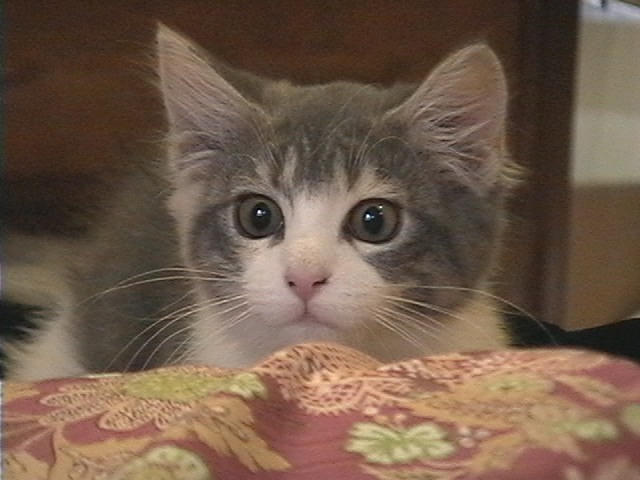
//> input picture image/sample.jpg, 640 x 480 px
$ ./sp9-halfToning   (built with g++ and OpenCV 4)
//> lines starting //> are read from the running program, lines starting //| are printed output that depends on the picture
// https://wikiwiki.jp/akamonzaka/cv/samples/half_toning を改造
#include <opencv2/opencv.hpp>
#include <iostream>

using namespace std;

bool capture(cv::Mat img, string fmt){
    static int i = 0;
    stringstream now;
    now << i;
    string fullname;
    if(i < 10)
	fullname = "capture-0" + now.str() + fmt;
    else
	fullname = "capture-" + now.str() + fmt;
    bool chk = cv::imwrite(fullname, img);
    i++;
    return chk;
}

cv::Mat floydSteinberg(cv::Mat_<unsigned char> a){
    cv::namedWindow("FloydSteinberg", cv::WINDOW_AUTOSIZE);
    cv::Mat_<unsigned char> result = a.clone();
    for(int y = 0; y < a.rows; y++){
	for(int x = 0; x < a.cols; x++){
	    int f = a(y, x);
	    int e;
	    if(f > 128){
		e = f-255;
		f = 255;
	    }else{
		e = f;
		f = 0;
	    }
	    result(y, x) = f;
	    if(x != a.cols-1)
		a(y, x+1) += (int)(7*e/16);
	    if((x != 0) && (y != a.rows-1))
		a(y+1, x-1) += (int)(3*e/16);
	    if(y != a.rows-1)
		a(y+1, x) += (int)(5*e/16);
	    if((x != a.cols-1) && (y != a.rows-1))
		a(y+1, x+1) += (int)(3*e/16);
	}
	cv::imshow("FloydSteinberg", result);
	cv::waitKey(20);
	if(!(y%(a.rows/3)))
	    capture(result, ".jpg");
    }
    cv::waitKey(0);
    return result;
}

int halfTonig()
{
	cv::Mat image = cv::imread("sample.jpg");	//画像の読み込み
//> image is the input picture: 480 rows x 640 cols, CV_8UC3; mean B, G, R 74.1, 90.8, 112.8

	if (image.empty())	//画像が正しく読み込めたのかを確認
	{
		cout << "画像ファイルを読み込めませんでした．" << endl;
		return -1;
	}

	cv::Mat gray;
	cv::cvtColor(image, gray, cv::COLOR_BGR2GRAY);
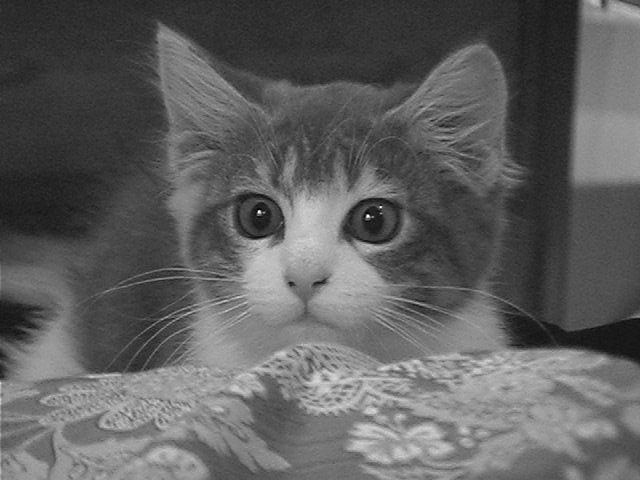
//> gray: 480 rows x 640 cols, CV_8UC1; min 0, max 254, mean 95.4

    try{
	CV_Assert(gray.data);
    }catch(cv::Exception e){
	return -1;
    }
    floydSteinberg(gray);
//> the loop in floydSteinberg, `for(int y = 0; y < a.rows; y++)` made 480 passes
//> fullname in capture on passes 1, 161, 321: "capture-00.jpg", "capture-01.jpg", "capture-02.jpg"
//> after the loop in floydSteinberg, `for(int y = 0; y < a.rows; y++)`:
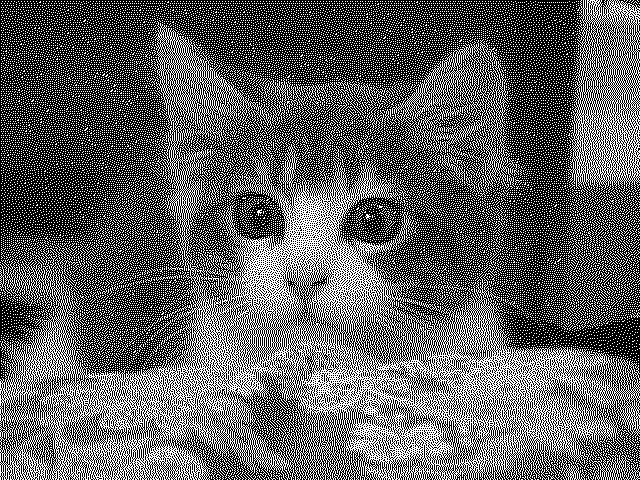
//> result: 480 rows x 640 cols, CV_8UC1; 38.2% white in thin lines or dots
//> after the loop in floydSteinberg, `for(int y = 0; y < a.rows; y++)`:
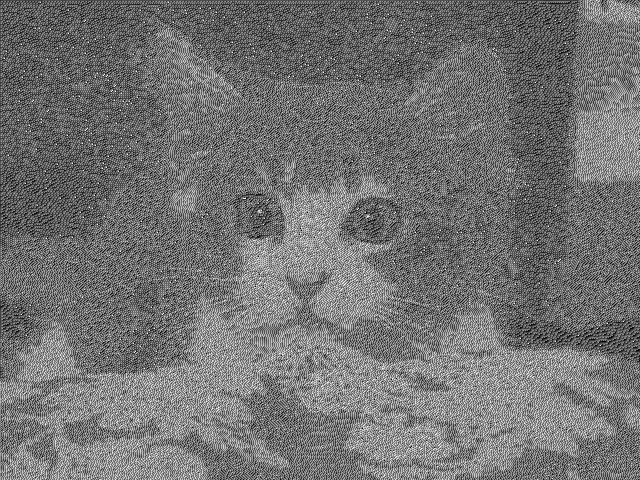
//> a: 480 rows x 640 cols, CV_8UC1; min 0, max 255, mean 114.7
    return 0;
}

int main(int argc, char** argv)
{
	halfTonig();
	return 0;
}

$ run again, with image/InICL1280.jpg copied over image/sample.jpg
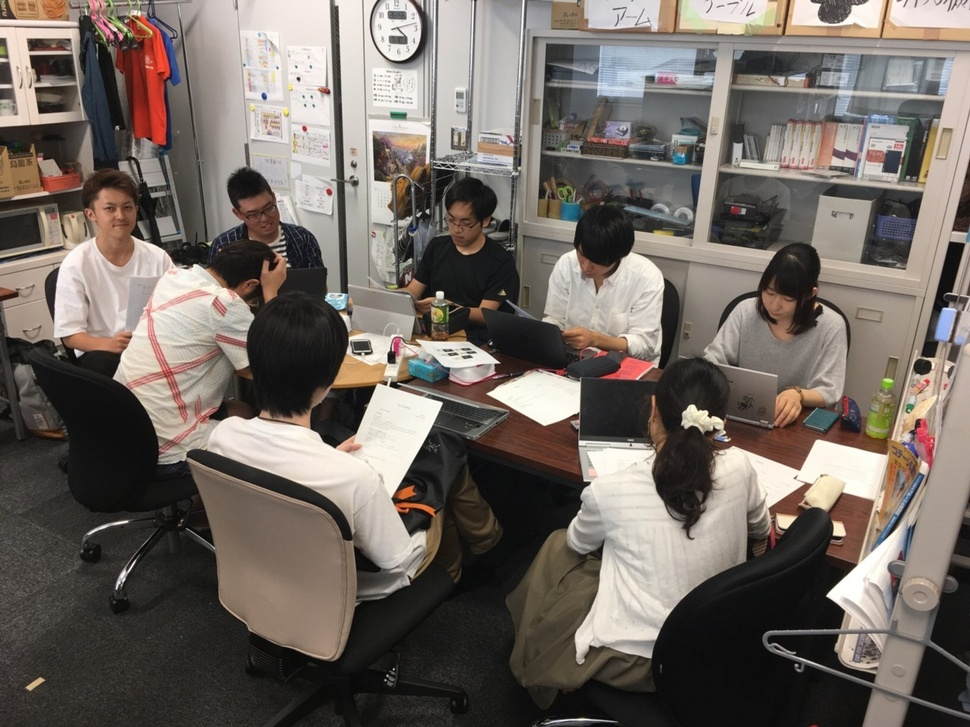
//> input picture image/InICL1280.jpg, 970 x 727 px, shrunk from 1280 x 960 before the run
//> in halfTonig, image is the input picture: 727 rows x 970 cols, CV_8UC3; mean B, G, R 98.2, 104.8, 113.3
//> the loop in floydSteinberg, `for(int y = 0; y < a.rows; y++)` made 727 passes
//> fullname in capture on passes 1, 243, 485: "capture-00.jpg", "capture-01.jpg", "capture-02.jpg"
//> after the loop in floydSteinberg, `for(int y = 0; y < a.rows; y++)`:
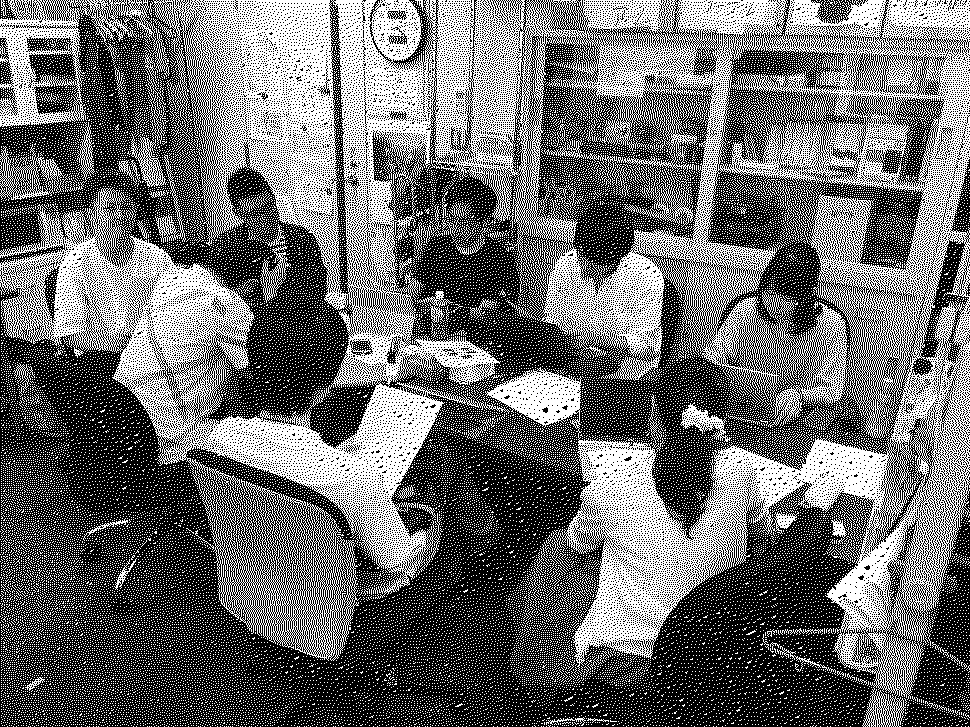
//> result: 727 rows x 970 cols, CV_8UC1; 42.3% white in thin lines or dots
//> after the loop in floydSteinberg, `for(int y = 0; y < a.rows; y++)`:
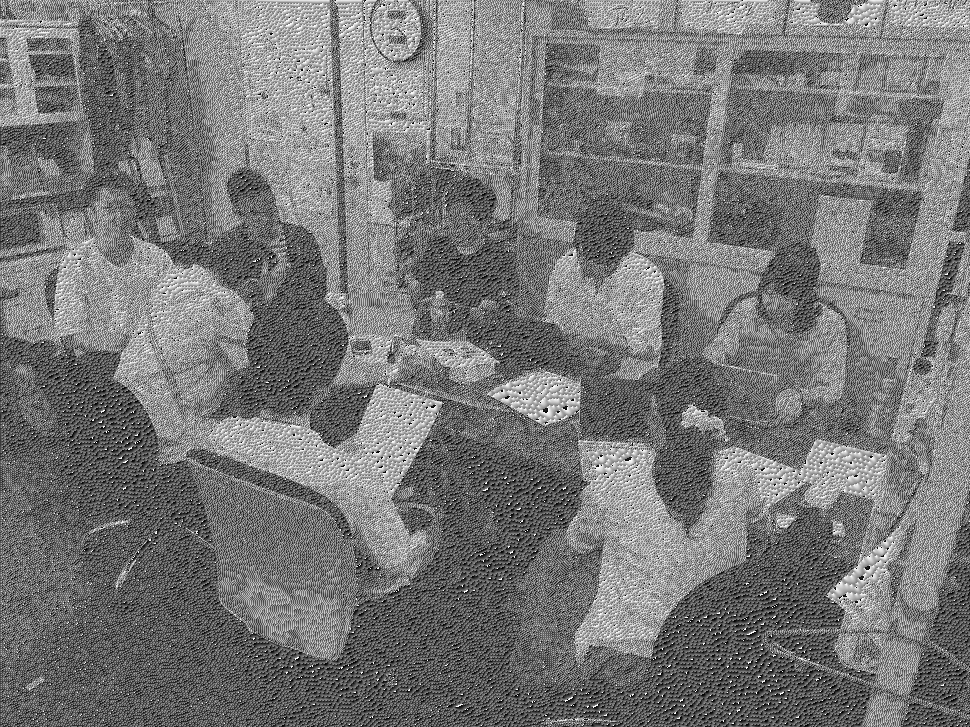
//> a: 727 rows x 970 cols, CV_8UC1; min 0, max 255, mean 119.2
